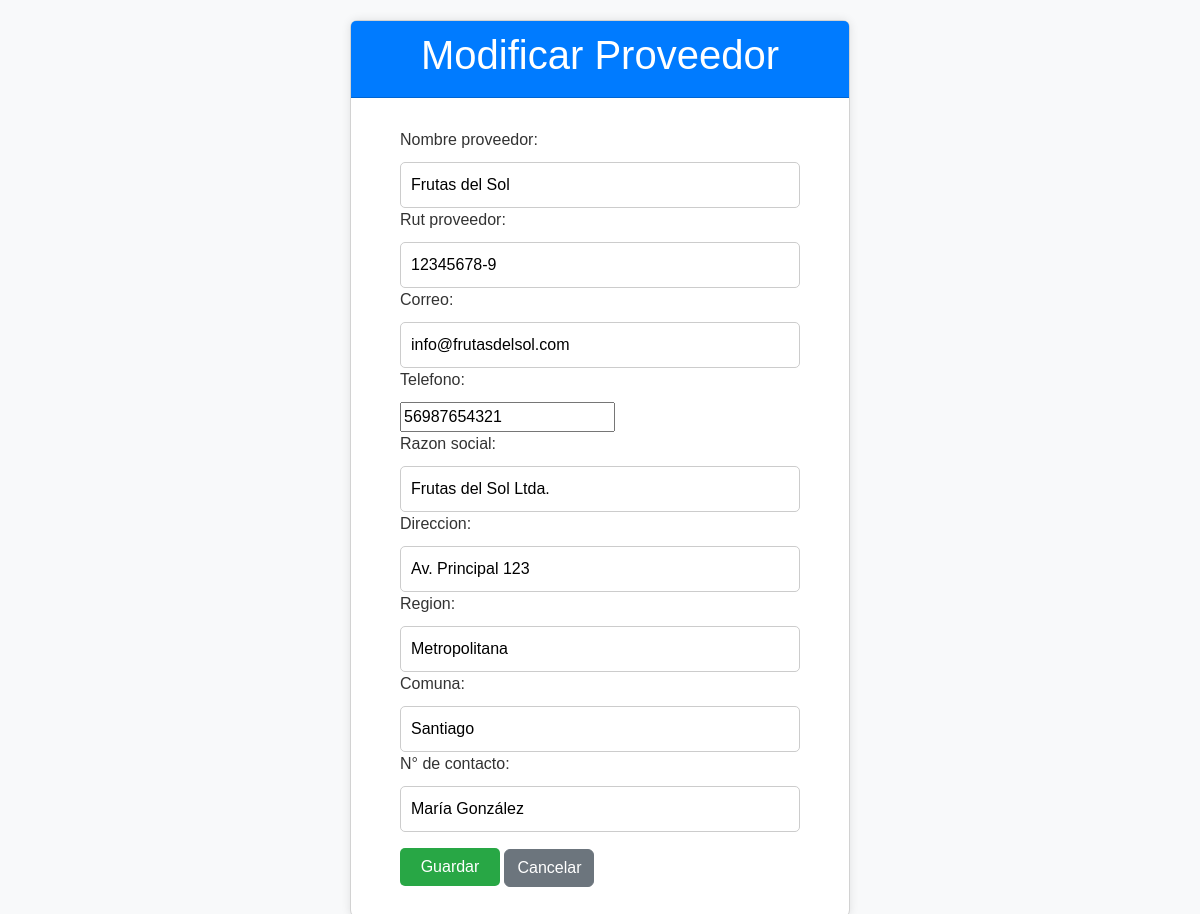
/modificar_prov/2/ (signed in), run on the app's committed database.
### core/models.py (models this page shows, shortened)
class TablaProv(models.Model):
    name_prov = models.CharField(max_length=100)
    rut_prov = models.CharField(max_length=100, unique=True)
    correo_prov = models.EmailField(null=False, blank=False)
    telefono_prov = models.IntegerField(unique=False)
    razon_social_prov = models.CharField(max_length=100)
    direccion_prov = models.CharField(max_length=100, null=False)
    region_prov = models.CharField(max_length=100, null=False)
    comuna_prov =  models.CharField(max_length=100, null=False)
    ncontacto_prov = models.CharField(max_length=100, null=False)

### core/views.py (the view)
# urls.py: path('modificar_prov/<int:prov_id>/', views.modificar_prov, name='modificar_prov'),
@user_passes_test(is_admin)
def modificar_prov(request, prov_id):
    proveedor = get_object_or_404(TablaProv, id=prov_id)
    if request.method == 'POST':
        form = ProvForm(request.POST, instance=proveedor)
        if form.is_valid():
            form.save()
            messages.success(request, 'Proveedor modificado correctamente')
            return redirect('products')
    else:
        form = ProvForm(instance=proveedor)
    return render(request, 'core/modificar_prov.html', {'form': form, 'proveedor': proveedor})

### core/forms.py
class ProvForm(forms.ModelForm):
    class Meta:
        model = TablaProv
        fields = {'name_prov','rut_prov','correo_prov','telefono_prov','razon_social_prov',
                  'direccion_prov','region_prov','comuna_prov','ncontacto_prov'}

### core/views.py (called while the page is built)
def is_admin(user):
    return user.is_superuser or user.groups.filter(name='Administrativos').exists()

### core/templates/core/modificar_prov.html (shortened to what this page needs)
<!DOCTYPE html>
<html lang="en">
<head>
    <link href="https://cdn.jsdelivr.net/npm/bootstrap@5.3.3/dist/css/bootstrap.min.css" rel="stylesheet">
</head>
<body>
    <div class="container">
        <div class="card">
            <div class="card-header">
                <h1>Modificar Proveedor</h1>
            </div>
            <div class="card-body">
                <form method="post">
                    <label for="id_name_prov">Nombre proveedor:</label>
                    {{ form.name_prov }}
                    <label for="id_rut_prov">Rut proveedor:</label>
                    {{ form.rut_prov }}
                    <label for="id_correo_prov">Correo:</label>
                    {{ form.correo_prov }}
                    <label for="id_telefono_prov">Telefono:</label>
                    {{ form.telefono_prov }}
                    <label for="id_razon_social_prov">Razon social:</label>
                    {{ form.razon_social_prov }}
                    <label for="id_direccion_prov">Direccion:</label>
                    {{ form.direccion_prov }}
                    <label for="id_region_prov">Region:</label>
                    {{ form.region_prov }}
                    <label for="id_comuna_prov">Comuna:</label>
                    {{ form.comuna_prov }}
                    <label for="id_ncontacto_prov">N° de contacto:</label>
                    {{ form.ncontacto_prov }}
                    <button type="submit">Guardar</button>
                    <a href="{% url 'products' %}" class="btn btn-secondary">Cancelar</a>
                </form>
            </div>
        </div>
    </div>
</body>
</html>

### core/templates/core/modificar_prov.html (style rules this page uses)
body { font-family: Arial, sans-serif; background-color: #f8f9fa; margin: 0; padding: 20px; }
.card { max-width: 500px; margin: 0 auto; background-color: #fff; border-radius: 8px; box-shadow: 0 0 10px rgba(0, 0, 0, 0.1); }
.card-header { background-color: #007bff; color: #fff; text-align: center; padding: 10px; border-top-left-radius: 8px; border-top-right-radius: 8px; }
.card-body { padding: 30px; }
form { max-width: 400px; margin: 0 auto; }
label { display: block; margin-bottom: 10px; color: #333; }
input[type="text"], input[type="email"] { width: 100%; padding: 10px; font-size: 16px; border: 1px solid #ccc; border-radius: 5px; box-sizing: border-box; }
button[type="submit"] { background-color: #28a745; color: #fff; border: none; font-size: 16px; cursor: pointer; border-radius: 5px; height: 38px; transition: background-color 0.3s ease; width: 25%; margin-top: 16px; }

### data on the page
TablaProv: name_prov "Frutas del Sol", rut_prov "12345678-9", correo_prov "info@frutasdelsol.com", telefono_prov "56987654321", razon_social_prov "Frutas del Sol Ltda.", direccion_prov "Av. Principal 123", region_prov "Metropolitana", comuna_prov "Santiago", ncontacto_prov "María González"
